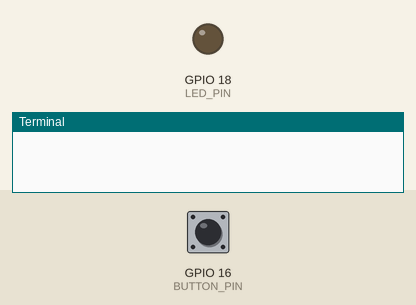
Bench run of a program on a simulated Raspberry Pi (BCM pin numbers). Parts: output pins drawn as LEDs (lit = HIGH), the last lines printed to the terminal. Inputs (shaded band) come from the test bench; at power-on: GPIO 16 (BUTTON_PIN) HIGH.

Above: at 1.2 s.
1.3 s: GPIO 16 (BUTTON_PIN) pulled LOW for 0.15 s
At 1.7 s:
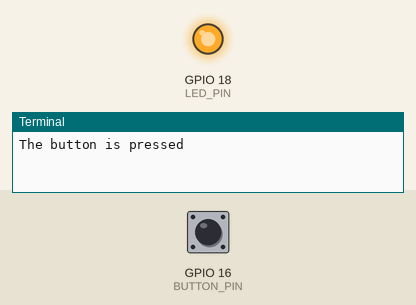
2.9 s: GPIO 16 (BUTTON_PIN) pulled LOW for 1 s
At 4.1 s:
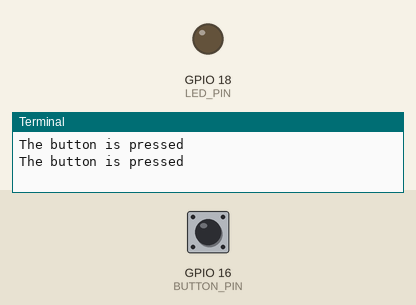
5.4 s: GPIO 16 (BUTTON_PIN) pulled LOW for 3.2 s
At 6.0 s:
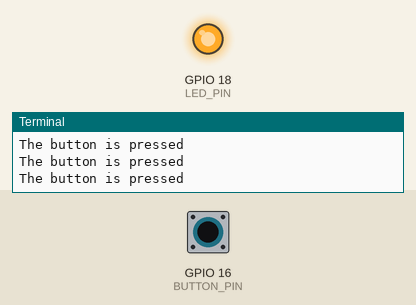
Timing chart, 0 to 8.4 s (numbered marks = the images above; inputs shaded):
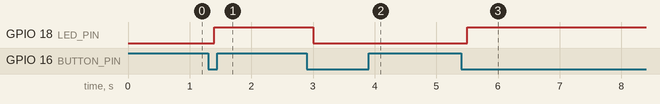

The program:

buttonLED.py
```python
"""
This Raspberry Pi code was developed by newbiely.com
This Raspberry Pi code is made available for public use without any restriction
For comprehensive instructions and wiring diagrams, please visit:
https://newbiely.com/tutorials/raspberry-pi/raspberry-pi-button-led
"""

import time

import RPi.GPIO as GPIO

# Constants won't change
BUTTON_PIN = 16  # The number of the pushbutton pin
LED_PIN = 18  # The number of the LED pin

# Variables will change
led_state = GPIO.LOW  # The current state of the LED
prev_button_state = GPIO.LOW  # The previous state of the button
button_state = GPIO.LOW  # The current state of the button

# Set up GPIO
GPIO.setmode(GPIO.BCM)  # Use BCM GPIO numbering
GPIO.setup(LED_PIN, GPIO.OUT)  # Initialize the LED pin as an output
GPIO.setup(
    BUTTON_PIN, GPIO.IN, pull_up_down=GPIO.PUD_UP
)  # Initialize the pushbutton pin as a pull-up input

try:
    while True:
        # Read the state of the pushbutton value
        prev_button_state = button_state  # Save the last state
        button_state = GPIO.input(BUTTON_PIN)  # Read new state

        if prev_button_state == GPIO.HIGH and button_state == GPIO.LOW:
            time.sleep(0.1)  # 100 milliseconds debounce time
            print("The button is pressed")

            # Toggle the state of the LED
            if led_state == GPIO.LOW:
                led_state = GPIO.HIGH
            else:
                led_state = GPIO.LOW

            # Control LED according to the toggled state
            GPIO.output(LED_PIN, led_state)

except KeyboardInterrupt:
    # Clean up GPIO on program exit
    GPIO.cleanup()
```

Measured:
- after the input at 1.3 s, GPIO 18 (LED_PIN): LOW → HIGH after 0.10 s
- after the input at 2.9 s, GPIO 18 (LED_PIN): HIGH → LOW after 0.10 s
- after the input at 5.4 s, GPIO 18 (LED_PIN): LOW → HIGH after 0.10 s
